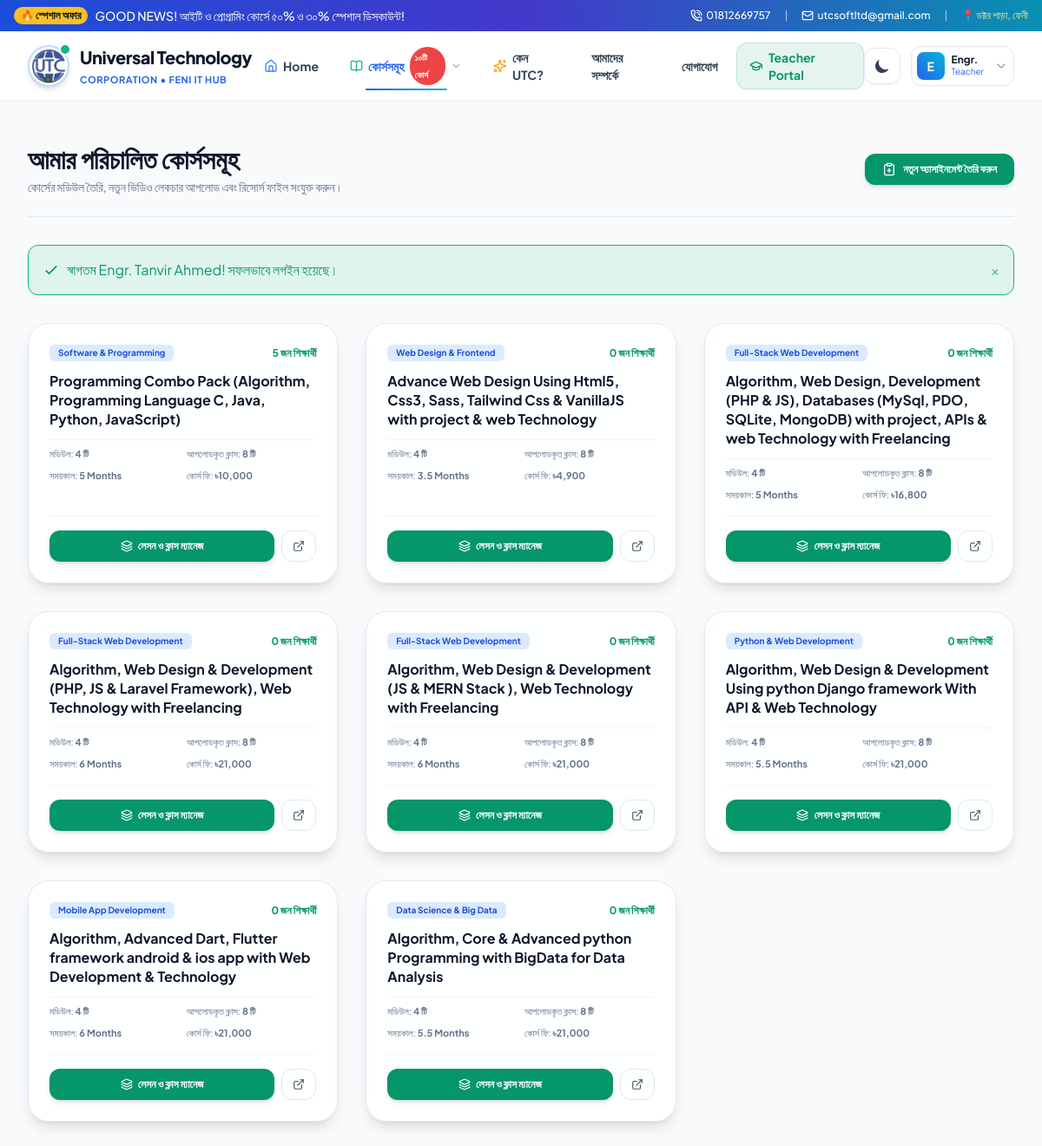
Screenshot of /teacher/courses.php (signed in) with the database file from the repository.
### tables this page shows
CREATE TABLE users (
        id INTEGER PRIMARY KEY AUTOINCREMENT,
        name TEXT NOT NULL,
        email TEXT UNIQUE NOT NULL,
        password TEXT NOT NULL,
        phone TEXT,
        role TEXT NOT NULL DEFAULT 'student', -- 'admin', 'teacher', 'student'
        avatar TEXT,
        bio TEXT,
        created_at DATETIME DEFAULT CURRENT_TIMESTAMP
    );

CREATE TABLE courses (
        id INTEGER PRIMARY KEY AUTOINCREMENT,
        title TEXT NOT NULL,
        slug TEXT UNIQUE NOT NULL,
        category TEXT NOT NULL,
        original_price REAL NOT NULL,
        discount_price REAL NOT NULL,
        discount_percent INTEGER DEFAULT 0,
        short_desc TEXT,
        full_desc TEXT,
        why_choose_utc TEXT,
        thumbnail TEXT,
        duration TEXT DEFAULT '4 Months',
        total_classes INTEGER DEFAULT 36,
        level TEXT DEFAULT 'Beginner to Advanced',
        teacher_id INTEGER,
        status TEXT DEFAULT 'active',
        featured INTEGER DEFAULT 1,
        created_at DATETIME DEFAULT CURRENT_TIMESTAMP,
        FOREIGN KEY (teacher_id) REFERENCES users(id) ON DELETE SET NULL
    );

### config/auth.php (called while the page is built, shortened)
<?php
require_once __DIR__ . '/database.php';
function isLoggedIn() {
    return isset($_SESSION['user_id']) && !empty($_SESSION['user_id']);
}
function getCurrentUser() {
    global $pdo;
    $stmt = $pdo->prepare("SELECT id, name, email, phone, role, avatar, bio, created_at FROM users WHERE id = ?");
    $stmt->execute([$_SESSION['user_id']]);
    return $stmt->fetch();
}

### teacher/courses.php (the view, shortened to what this page needs)
<?php
require_once __DIR__ . '/../config/database.php';
require_once __DIR__ . '/../config/auth.php';
require_once __DIR__ . '/../config/helpers.php';
$user = getCurrentUser();
$stmt = $pdo->prepare("SELECT c.*,
                              (SELECT COUNT(*) FROM modules WHERE course_id = c.id) as total_modules,
                              (SELECT COUNT(*) FROM lessons WHERE course_id = c.id) as uploaded_lessons,
                              (SELECT COUNT(*) FROM enrollments WHERE course_id = c.id AND payment_status = 'approved') as enrolled_count
                       FROM courses c
                       WHERE c.teacher_id = ?
                       ORDER BY c.id ASC");
$stmt->execute([$user['id']]);
$courses = $stmt->fetchAll();
require_once __DIR__ . '/../includes/header.php';
require_once __DIR__ . '/../includes/navbar.php';
?>
<div class="py-12 bg-slate-50 dark:bg-[#080d1a] min-h-[calc(100vh-80px)] transition-colors duration-300">
    <div class="max-w-7xl mx-auto px-4 sm:px-6 lg:px-8 space-y-8">
        <div class="flex flex-col sm:flex-row items-start sm:items-center justify-between gap-4 pb-6 border-b border-slate-200 dark:border-slate-800">
            <div>
                <h1 class="text-2xl sm:text-3xl font-extrabold text-slate-900 dark:text-white">
                    আমার পরিচালিত কোর্সসমূহ
                </h1>
                <p class="text-xs sm:text-sm text-slate-500 mt-1">
                    কোর্সের মডিউল তৈরি, নতুন ভিডিও লেকচার আপলোড এবং রিসোর্স ফাইল সংযুক্ত করুন।
                </p>
            </div>
            <a href="assignments.php" class="px-5 py-2.5 rounded-xl bg-emerald-600 hover:bg-emerald-500 text-white text-xs font-bold shadow-md transition flex items-center gap-2">
                <i data-lucide="clipboard-plus" class="w-4 h-4"></i> নতুন অ্যাসাইনমেন্ট তৈরি করুন
            </a>
        </div>
        <?= renderFlash() ?>
        <div class="grid grid-cols-1 md:grid-cols-2 lg:grid-cols-3 gap-8">
            <?php foreach ($courses as $c): ?>
                <div class="p-6 rounded-3xl glass-panel border border-slate-200 dark:border-slate-800 flex flex-col justify-between space-y-4 shadow-lg hover:border-emerald-500/40 transition">
                    <div class="space-y-3">
                        <div class="flex items-center justify-between">
                            <span class="px-2.5 py-0.5 rounded-md text-[10px] font-bold bg-blue-100 dark:bg-blue-900/60 text-blue-700 dark:text-blue-300">
                                <?= sanitize($c['category']) ?>
                            </span>
                            <span class="text-xs font-bold text-emerald-600">
                                <?= $c['enrolled_count'] ?> জন শিক্ষার্থী
                            </span>
                        </div>
                        <h3 class="text-base font-bold text-slate-900 dark:text-white leading-snug">
                            <?= sanitize($c['title']) ?>
                        </h3>
                        <div class="grid grid-cols-2 gap-2 pt-2 border-t border-slate-100 dark:border-slate-800 text-[11px] text-slate-500">
                            <div>মডিউল: <strong><?= $c['total_modules'] ?> টি</strong></div>
                            <div>আপলোডকৃত ক্লাস: <strong><?= $c['uploaded_lessons'] ?> টি</strong></div>
                            <div>সময়কাল: <strong><?= sanitize($c['duration']) ?></strong></div>
                            <div>কোর্স ফি: <strong><?= formatBDT($c['discount_price']) ?></strong></div>
                        </div>
                    </div>
                    <div class="pt-4 border-t border-slate-100 dark:border-slate-800 flex items-center gap-2">
                        <a href="lessons.php?course_id=<?= $c['id'] ?>" class="flex-1 py-2.5 rounded-xl bg-emerald-600 hover:bg-emerald-500 text-white text-xs font-bold text-center shadow-md transition flex items-center justify-center gap-1.5">
                            <i data-lucide="layers" class="w-3.5 h-3.5"></i> লেসন ও ক্লাস ম্যানেজ
                        </a>
                        <a href="../course-details.php?id=<?= $c['id'] ?>" target="_blank" class="px-3 py-2.5 rounded-xl border border-slate-200 dark:border-slate-700 hover:bg-slate-100 dark:hover:bg-slate-800 text-xs text-slate-600 dark:text-slate-300" title="ওয়েবসাইটে প্রিভিউ">
                            <i data-lucide="external-link" class="w-3.5 h-3.5"></i>
                        </a>
                    </div>
                </div>
            <?php endforeach; ?>
        </div>
    </div>
</div>
<?php require_once __DIR__ . '/../includes/footer.php'; ?>

### includes/navbar.php (shortened to what this page needs)
<?php
$currentUser = getCurrentUser();
$appRoot = getAppRoot();
$currentScript = $_SERVER['SCRIPT_NAME'] ?? '';
?>
<div class="bg-gradient-to-r from-blue-700 via-indigo-700 to-cyan-600 text-white text-xs sm:text-sm py-2 px-4 shadow-sm relative z-50">
    <div class="max-w-7xl mx-auto flex flex-wrap justify-between items-center gap-2">
        <div class="flex items-center space-x-2 font-medium">
            <span class="inline-flex items-center px-2 py-0.5 rounded-full text-xs font-semibold bg-amber-400 text-slate-900 animate-pulse">
                🔥 স্পেশাল অফার
            </span>
            <span>GOOD NEWS! আইটি ও প্রোগ্রামিং কোর্সে ৫০% ও ৩০% স্পেশাল ডিসকাউন্ট!</span>
        </div>
        <div class="flex items-center space-x-4 text-xs font-medium">
            <a href="tel:01812669757" class="hover:text-amber-300 transition flex items-center gap-1">
                <i data-lucide="phone-call" class="w-3.5 h-3.5"></i> 01812669757
            </a>
            <span class="hidden md:inline opacity-60">|</span>
            <a href="mailto:utcsoftltd@gmail.com" class="hidden md:flex hover:text-amber-300 transition items-center gap-1">
                <i data-lucide="mail" class="w-3.5 h-3.5"></i> utcsoftltd@gmail.com
            </a>
            <span class="hidden lg:inline opacity-60">|</span>
            <span class="hidden lg:inline text-amber-200">📍 ডক্টর পাড়া, ফেনী</span>
        </div>
    </div>
</div>
<header class="sticky top-0 z-50 glass-nav transition-colors duration-300">
    <div class="max-w-7xl mx-auto px-4 sm:px-6 lg:px-8">
        <div class="flex items-center justify-between h-20">
            <a href="<?= $appRoot ?>index.php" class="flex items-center gap-3 group shrink-0">
                <div class="relative">
                    <img src="<?= $appRoot ?>assets/images/utc-logo.png"
                         alt="Universal Technology Corporation Logo"
                         class="w-12 h-12 rounded-full object-contain bg-white shadow-md border-2 border-blue-500/30 group-hover:border-blue-600 group-hover:scale-105 transition-all duration-300 p-0.5">
                    <span class="absolute -top-0.5 -right-0.5 w-3.5 h-3.5 bg-emerald-500 rounded-full border-2 border-white dark:border-slate-900 animate-pulse"></span>
                </div>
                <div class="flex flex-col">
                    <span class="font-extrabold text-lg sm:text-xl tracking-tight text-slate-900 dark:text-white leading-none group-hover:text-blue-600 dark:group-hover:text-cyan-400 transition-colors">
                        Universal Technology
                    </span>
                    <span class="text-[11px] font-bold text-blue-600 dark:text-cyan-400 tracking-wider uppercase mt-1">
                        Corporation • Feni IT Hub
                    </span>
                </div>
            </a>
            <nav class="hidden md:flex items-center space-x-1 lg:space-x-2 text-sm font-semibold">
                <a href="<?= $appRoot ?>index.php" class="nav-item-link <?= strpos($currentScript, 'index.php') !== false ? 'active text-blue-600 dark:text-cyan-400' : '' ?>">
                    <i data-lucide="home" class="w-4 h-4 text-blue-500"></i>
                    <span>Home</span>
                </a>
                <div class="relative group">
                    <a href="<?= $appRoot ?>courses.php" class="nav-item-link flex items-center gap-1.5 <?= strpos($currentScript, 'courses.php') !== false ? 'active text-blue-600 dark:text-cyan-400' : '' ?>">
                        <i data-lucide="book-open" class="w-4 h-4 text-emerald-500"></i>
                        <span>কোর্সসমূহ</span>
                        <span class="px-1.5 py-0.5 text-[10px] bg-red-500 text-white rounded-full font-bold">১০টি কোর্স</span>
                        <i data-lucide="chevron-down" class="w-3.5 h-3.5 text-slate-400 group-hover:rotate-180 transition-transform duration-200"></i>
                    </a>
                </div>
                <a href="<?= $appRoot ?>index.php#why-utc" class="nav-item-link">
                    <i data-lucide="sparkles" class="w-4 h-4 text-amber-500"></i>
                    <span>কেন UTC?</span>
                </a>
                <a href="<?= $appRoot ?>about.php" class="nav-item-link <?= strpos($currentScript, 'about.php') !== false ? 'active text-blue-600 dark:text-cyan-400' : '' ?>">
                    <span>আমাদের সম্পর্কে</span>
                </a>
                <a href="<?= $appRoot ?>contact.php" class="nav-item-link <?= strpos($currentScript, 'contact.php') !== false ? 'active text-blue-600 dark:text-cyan-400' : '' ?>">
                    <span>যোগাযোগ</span>
                </a>
                <?php if ($currentUser): ?>
                    <?php if ($currentUser['role'] === 'admin'): ?>
                        <a href="<?= $appRoot ?>admin/index.php" class="px-3.5 py-1.5 rounded-xl bg-purple-600/10 text-purple-600 dark:text-purple-400 font-bold border border-purple-500/20 hover:bg-purple-600 hover:text-white transition-all duration-200 flex items-center gap-1.5 shadow-sm">
                            <i data-lucide="shield-check" class="w-4 h-4"></i> Admin Panel
                        </a>
                    <?php elseif ($currentUser['role'] === 'teacher'): ?>
                        <a href="<?= $appRoot ?>teacher/index.php" class="px-3.5 py-1.5 rounded-xl bg-emerald-600/10 text-emerald-600 dark:text-emerald-400 font-bold border border-emerald-500/20 hover:bg-emerald-600 hover:text-white transition-all duration-200 flex items-center gap-1.5 shadow-sm">
                            <i data-lucide="graduation-cap" class="w-4 h-4"></i> Teacher Portal
                        </a>
                    <?php endif; ?>
                <?php endif; ?>
            </nav>
            <div class="flex items-center space-x-3">
                <button type="button" class="theme-toggle-btn p-2.5 rounded-xl text-slate-600 dark:text-slate-300 hover:bg-slate-100 dark:hover:bg-slate-800 hover:text-amber-500 dark:hover:text-amber-400 focus:outline-none transition-all duration-200 border border-slate-200 dark:border-slate-700/60 shadow-sm" aria-label="Toggle Theme">
                    <svg class="theme-icon-moon w-5 h-5 text-slate-700" fill="currentColor" viewBox="0 0 20 20">
                        <path d="M17.293 13.293A8 8 0 016.707 2.707a8.001 8.001 0 1010.586 10.586z"></path>
                    </svg>
                </button>
                <?php if ($currentUser): ?>
                    <div class="relative group">
                        <button type="button" class="flex items-center gap-2 p-1.5 rounded-xl border border-slate-200 dark:border-slate-700/60 bg-white dark:bg-slate-800 text-left focus:outline-none group-hover:border-blue-500/50 group-hover:ring-2 group-hover:ring-blue-500/20 transition-all duration-200">
                            <div class="w-8 h-8 rounded-lg bg-gradient-to-tr from-blue-600 to-cyan-500 text-white font-bold text-sm flex items-center justify-center shadow-sm">
                                <?= strtoupper(substr($currentUser['name'], 0, 1)) ?>
                            </div>
                            <div class="hidden sm:block pr-1">
                                <p class="text-xs font-bold text-slate-900 dark:text-white leading-none"><?= sanitize(explode(' ', $currentUser['name'])[0]) ?></p>
                                <p class="text-[10px] text-blue-600 dark:text-cyan-400 capitalize"><?= $currentUser['role'] ?></p>
                            </div>
                            <i data-lucide="chevron-down" class="w-4 h-4 text-slate-400 group-hover:rotate-180 transition-transform duration-200"></i>
                        </button>
                    </div>
                <?php endif; ?>
            </div>
        </div>
    </div>
</header>

### assets/css/style.css (style rules this page uses)
:root { --primary: #2563eb; --primary-dark: #1d4ed8; --primary-glow: rgba(37, 99, 235, 0.35); --accent: #f59e0b; --accent-cyan: #06b6d4; --font-en: 'Plus Jakarta Sans', sans-serif; --font-bn: 'Hind Siliguri', sans-serif; }
body { font-family: var(--font-en), var(--font-bn); transition: background-color 0.3s ease, color 0.3s ease; }
.glass-panel { background: rgba(255, 255, 255, 0.85); backdrop-filter: blur(14px); -webkit-backdrop-filter: blur(14px); border: 1px solid rgba(226, 232, 240, 0.8); }
.glass-nav { background: rgba(255, 255, 255, 0.9); backdrop-filter: blur(16px); -webkit-backdrop-filter: blur(16px); border-bottom: 1px solid rgba(226, 232, 240, 0.8); }
.nav-item-link { position: relative; display: inline-flex; align-items: center; gap: 0.375rem; padding: 0.5rem 0.875rem; border-radius: 0.75rem; font-weight: 700; font-size: 0.875rem; color: #334155; transition: all 0.2s cubic-bezier(0.4, 0, 0.2, 1); cursor: pointer; }
.nav-item-link::after { content: ''; position: absolute; bottom: 2px; left: 50%; width: 0; height: 2px; background: linear-gradient(90deg, #2563eb, #06b6d4); transition: all 0.25s cubic-bezier(0.4, 0, 0.2, 1); transform: translateX(-50%); border-radius: 9999px; }
.nav-item-link:hover::after, .nav-item-link.active::after { width: 60%; }

### rows the page displays
users: name "E", name "Engr.", role "Teacher"
courses: category "Software & Programming", enrolled_count "5", title "Programming Combo Pack (Algorithm, Programming Language C, Java, Python, JavaScript)", total_modules "4", uploaded_lessons "8", duration "5 Months", discount_price "৳10,000"
courses: category "Web Design & Frontend", enrolled_count "0", title "Advance Web Design Using Html5, Css3, Sass, Tailwind Css & VanillaJS with project & web Technology", total_modules "4", uploaded_lessons "8", duration "3.5 Months", discount_price "৳4,900"
courses: category "Full-Stack Web Development", enrolled_count "0", title "Algorithm, Web Design, Development (PHP & JS), Databases (MySql, PDO, SQLite, MongoDB) with project, APIs & web Technology with Freelancing", total_modules "4", uploaded_lessons "8", duration "5 Months", discount_price "৳16,800"
courses: category "Full-Stack Web Development", enrolled_count "0", title "Algorithm, Web Design & Development (PHP, JS & Laravel Framework), Web Technology with Freelancing", total_modules "4", uploaded_lessons "8", duration "6 Months", discount_price "৳21,000"
courses: category "Full-Stack Web Development", enrolled_count "0", title "Algorithm, Web Design & Development (JS & MERN Stack ), Web Technology with Freelancing", total_modules "4", uploaded_lessons "8", duration "6 Months", discount_price "৳21,000"
courses: category "Python & Web Development", enrolled_count "0", title "Algorithm, Web Design & Development Using python Django framework With API & Web Technology", total_modules "4", uploaded_lessons "8", duration "5.5 Months", discount_price "৳21,000"
courses: category "Mobile App Development", enrolled_count "0", title "Algorithm, Advanced Dart, Flutter framework android & ios app with Web Development & Technology", total_modules "4", uploaded_lessons "8", duration "6 Months", discount_price "৳21,000"
courses: category "Data Science & Big Data", enrolled_count "0", title "Algorithm, Core & Advanced python Programming with BigData for Data Analysis", total_modules "4", uploaded_lessons "8", duration "5.5 Months", discount_price "৳21,000"

### other values shown
$flash['message'] "স্বাগতম Engr. Tanvir Ahmed! সফলভাবে লগইন হয়েছে।"
